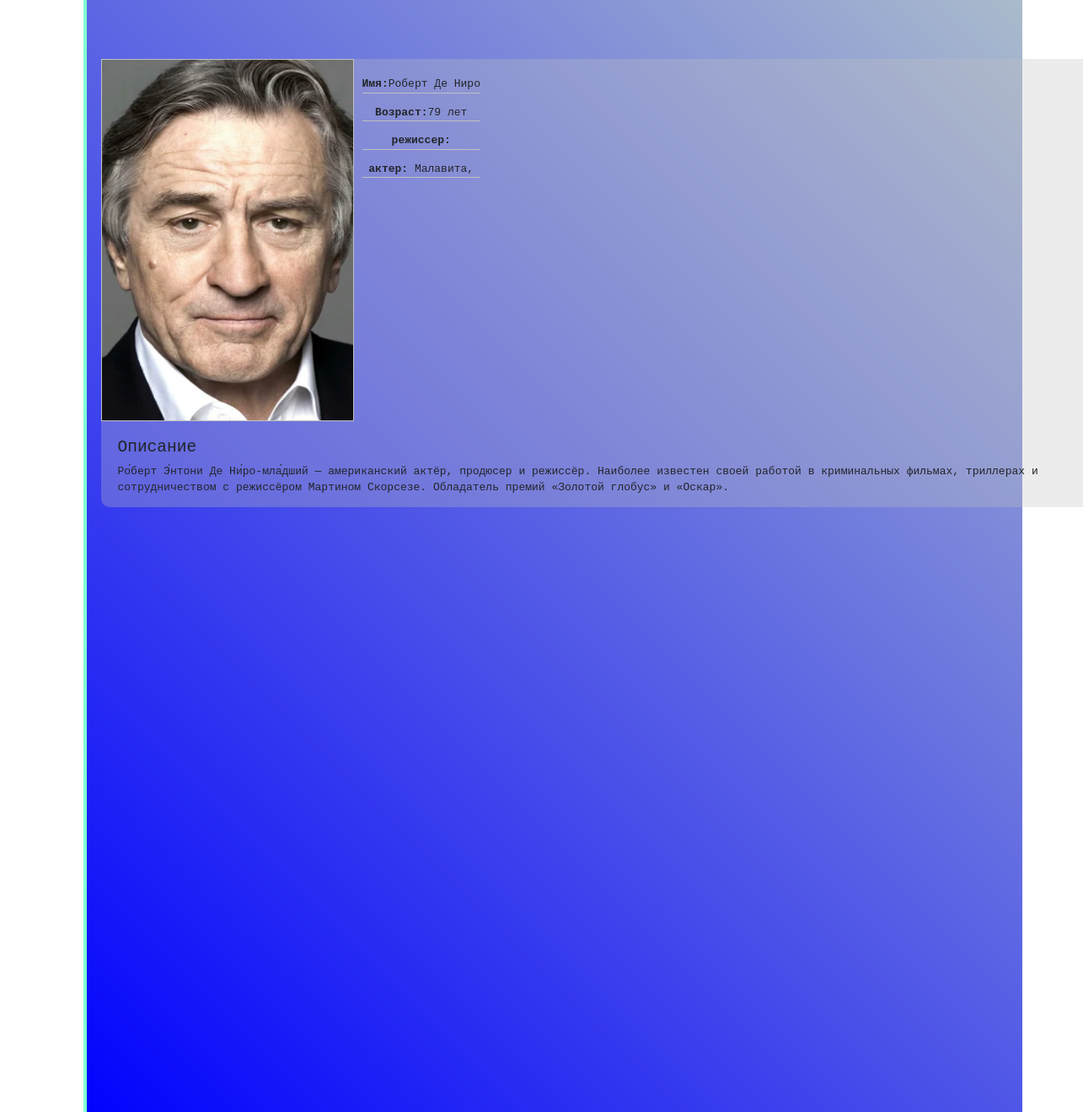
/kino/actor/Роберт Де Ниро/, run on the app's committed database.
### kino/models.py (models this page shows, shortened)
class Actor(models.Model):
    name = models.CharField('Имя', max_length=100)
    age = models.PositiveSmallIntegerField('Возраст', default=0)
    description = models.TextField('Описание')
    image = models.ImageField('Изображение', upload_to='actors')
    class Meta:
        verbose_name = 'Актеры и Режисеры'
        verbose_name_plural = 'Актеры и Режисеры'

class Movie(models.Model):
    title = models.CharField('Название', max_length=100)
    tagline = models.CharField('Слоган', max_length=100, default='')
    description = models.TextField('Описание')
    poster = models.ImageField('Постер', upload_to='movies')
    year = models.PositiveSmallIntegerField('Дата Выхода', default=2019)
    country = models.CharField('Страна', max_length=30)
    directors = models.ManyToManyField(Actor, verbose_name='режиссер', related_name='film_director')
    actors = models.ManyToManyField(Actor, verbose_name='актеры', related_name='film_actor')
    genres = models.ManyToManyField(Genre, verbose_name='жанры')
    world_premiere = models.DateField('Примьера в мире', default=date.today)
    budget = models.PositiveIntegerField('Бюджет', default=0, help_text='указывать сумму в долларах')
    fees_in_usa = models.PositiveIntegerField('Сборы в США', default=0, help_text='указывать сумму в долларах')
    fees_in_world = models.PositiveIntegerField('Сборы в Мире', default=0, help_text='указывать сумму в долларах')
    category = models.ForeignKey(Category, verbose_name='Категория', on_delete=models.SET_NULL, null=True)
    url = models.SlugField(max_length=130, unique=True)
    draft = models.BooleanField('Черновик', default=False)
    class Meta:
        verbose_name = 'Фильм'
        verbose_name_plural = 'Фильмы'

### kino/views.py (the view)
# urls.py: path('actor/<str:slug>/', views.ActorView.as_view(), name='actor'),
class ActorView(GenreYears, DetailView):
    model = Actor
    template_name = 'actor.html'
    slug_field = 'name'

### glavnaia/templates/actor.html (shortened to what this page needs)
{% extends 'shablon2.html' %}
{% load movie_tag %}
{% load static %}
{% block body %}
        <div class="teniaa">
            <div class="contentaa">
                <div class="imgaa">
                    <img src="{{ actor.image.url }}" alt="">
                </div>
                <div class="booka">
                    <p><b>Имя:</b>{{ actor.name }}</p>
                    <p><b>Возраст:</b>{{ actor.age }} лет</p>
                    <p>
                        <b>режиссер:</b>
                    </p>
                    <p>
                        <b>актер:</b>
                            {% for el in actor.film_actor.all %}
                                    {{ el.title }},
                            {% endfor %}
                    </p>
                </div>
                <div class="ffa">
                    <h4>Описание</h4>
                    <p>{{ actor.description|safe }}<p>
                </div>
            </div>
        </div>
{% endblock %}

### glavnaia/static/css/osnovaV.css (style rules this page uses)
* { margin: 0; padding: 0; box-sizing: border-box; font-family: monospace; }
div.teniaa { width: 1198px; margin-left: 20px; margin-top: 20px; }
div.teniaa div.contentaa { width: 1198px; margin-left: 7px; }
div.teniaa div.contentaa { background-color: rgba(192, 192, 192, 0.3); }
div.teniaa { background-color: rgba(192, 192, 192, 0.1); }
div.teniaa { border-radius: 10px; }
div.teniaa div.contentaa { border-radius: 10px; }
div.teniaa div.contentaa { float: left; }
div.teniaa div.contentaa div.imgaa img { height: 430px; width: 300px; float: left; border: 1px solid #c0c0c0; }
div.teniaa div.contentaa div.booka { margin-top: 20px; margin-left: 10px; margin-right: 10px; float: left; text-align: center; }
div.teniaa div.contentaa div.ffa { margin-top: 20px; margin-left: 20px; margin-right: 20px; float: left; }
div.teniaa { margin-left: 20px; margin-top: 50px; }
div.teniaa div.contentaa div.booka p { border-bottom: 1px solid #c0c0c0; }

### data on the page
Actor: image (picture), name "Роберт Де Ниро", age "79", description "Ро́берт Э́нтони Де Ни́ро-мла́дший — американский актёр, продюсер и режиссёр. Наиболее известен своей работой в криминальных фильмах, триллерах и сотрудничеством с режиссёром Мартином Скорсезе. Обладатель премий «Золотой глобус» и «Оскар»."
Movie: title "Малавита"
